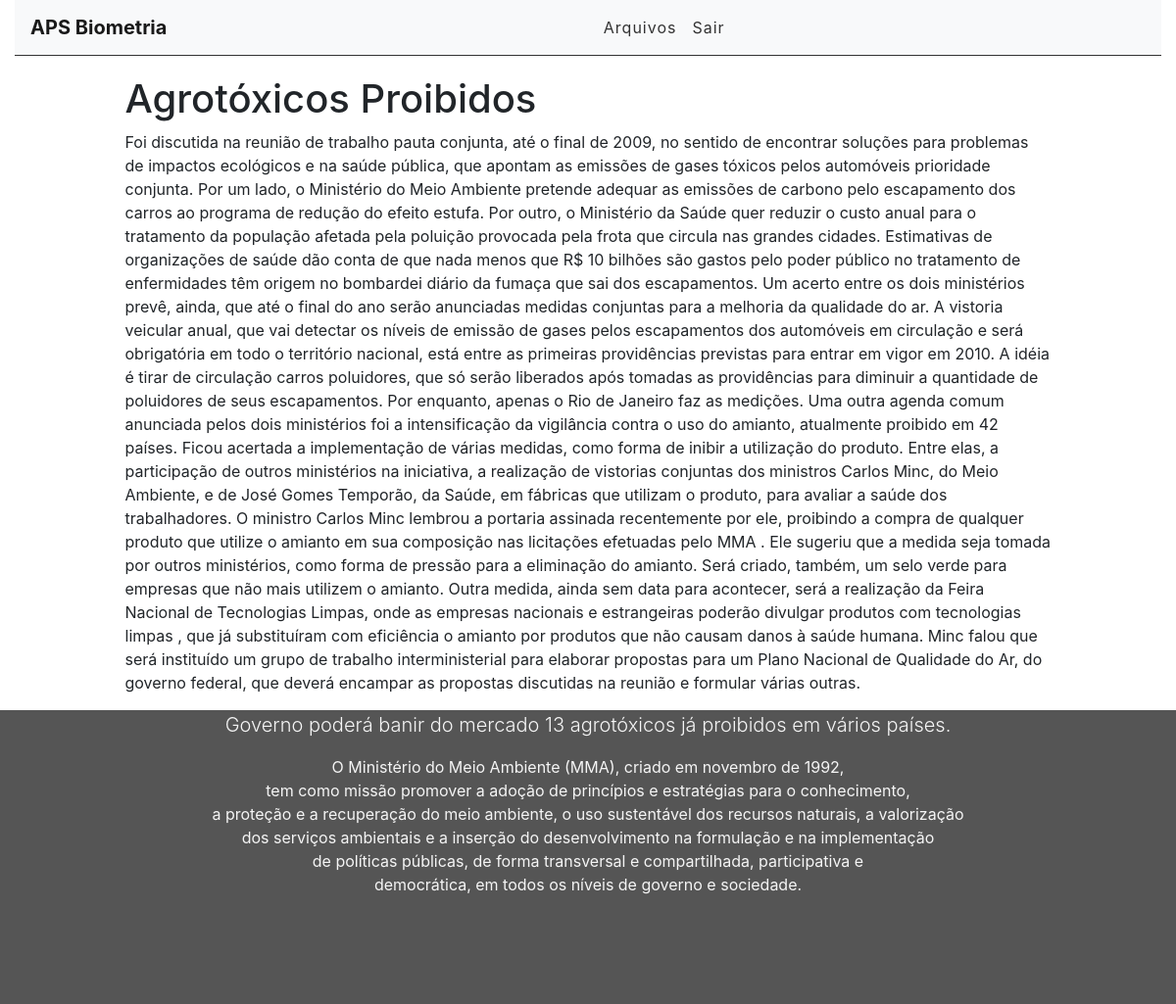
Page /arquivo/9 (signed in) on the committed database.
### arquivos/models.py (models this page shows, shortened)
class Arquivo(models.Model):
    STATUS = (
        ('rest', 'Restrito'),
        ('prot', 'Protegido'),
        ('publ', 'Publico')
    )
    title = models.CharField(max_length=255)
    descrição = models.TextField()
    categoria = models.CharField(
        max_length=4,
        choices=STATUS,
    )
    user = models.ForeignKey(get_user_model(), on_delete=models.CASCADE)
    created_at = models.DateTimeField(auto_now_add=True)
    update_at = models.DateTimeField(auto_now=True)

### arquivos/views.py (the view)
# urls.py: path('arquivo/<int:id>', views.arquivoView, name='arquivo-view'), # url's (rota) e nome da view
@login_required
def arquivoView(request,id): # retorna os dados do banco ou retorna erro
    arquivo = get_object_or_404(Arquivo, pk=id) # pega somente um objeto do banco e envia
    return render(request, 'arquivos/arquivo.html', {'arquivo': arquivo}) # envia dados para template

### arquivos/templates/arquivos/arquivo.html (shortened to what this page needs)
{% extends 'base.html' %}
{% block content %}
<div class="offset-1 col-10 list-div">
    <h1>{{arquivo.title}}</h1>
    <p>{{arquivo.descrição}}</p>
</div>
{% endblock%}

### rows in the picture
Arquivo: title "Agrotóxicos Proibidos", descrição "Foi discutida na reunião de trabalho pauta conjunta, até o final de 2009, no sentido de encontrar soluções para problemas de impactos ecológicos e na saúde pública, que apontam as emissões de gases tóxicos pelos automóveis prioridade conjunta. Por um lado, o Ministério do Meio Ambiente pretende adequar as emissões de carbono pelo escapamento dos carros ao programa de redução do efeito estufa. Por outro, o Ministério da Saúde quer reduzir o custo anual para o tratamento da população afetada pela poluição provocada pela frota que circula nas grandes cidades. Estimativas de organizações de saúde dão conta de que nada menos que R$ 10 bilhões são gastos pelo poder público no tratamento de…"
